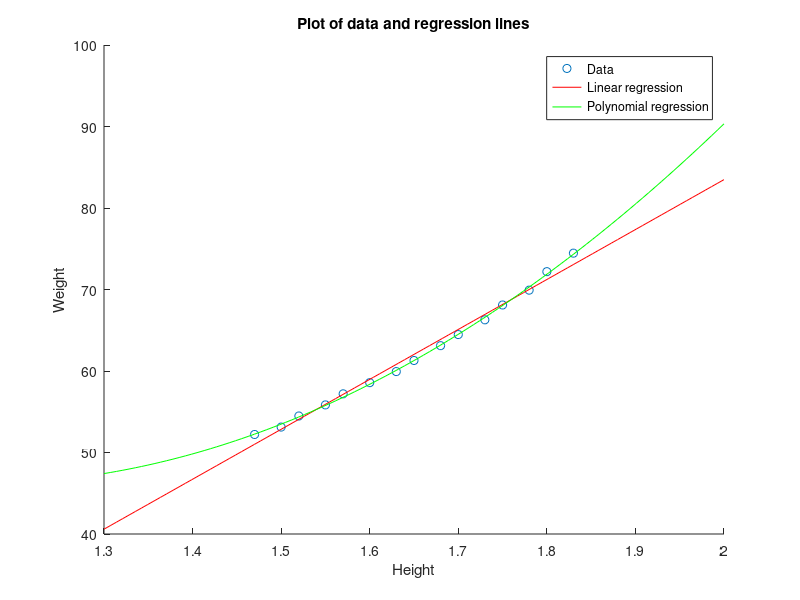

MATLAB code to generate this figure:
% Load data
x = [1.47 1.5 1.52 1.55 1.57 1.6 1.63 1.65 1.68 1.7 1.73 1.75 1.78 1.8 1.83]';
y = [52.21 53.12 54.48 55.84 57.2 58.57 59.93 61.29 63.11 64.47 66.28 68.1 69.92 72.19 74.46]';

% Linear regression
A = [ones(length(x), 1) x];
beta = (A'*A)\A'*y;

% Polynomial regression
A = [A x.^2];
beta_2 = (A'*A)\A'*y;

% Plot
figure;
scatter(x, y); hold on;
x_value = linspace(1.3, 2);
plot(x_value, beta(1) + beta(2)*x_value, 'r');
plot(x_value, beta_2(1) + beta_2(2)*x_value + beta_2(3)*x_value.^2, 'g');
hold off;
title('Plot of data and regression lines');
xlabel('Height');
ylabel('Weight');
legend('Data', 'Linear regression', 'Polynomial regression');